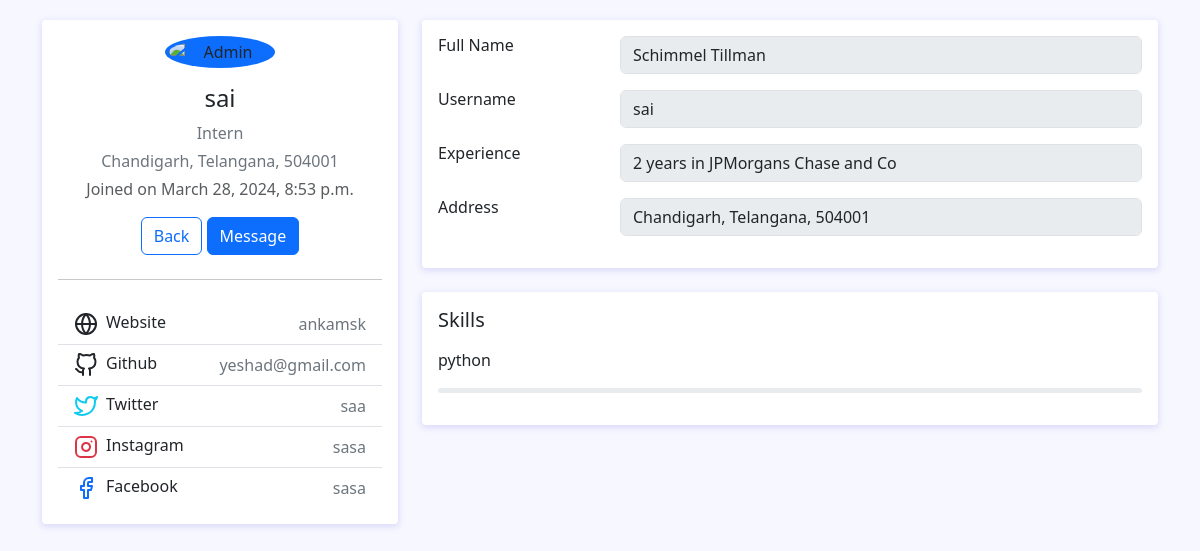
Screenshot of /userprofile/1/ (signed in) with the database file from the repository.
### app/models.py (models this page shows)
class CustomUser(AbstractUser):
    city = models.TextField()
    state = models.TextField()
    zip_code = models.TextField()
    skills = models.CharField(max_length=256, blank=True)  # Comma separated list of skills
    skills_range= models.CharField(max_length=256, blank=True)
    websitelinks = models.CharField(max_length=256, blank=True)
    role = models.CharField(max_length=256, default='Fresher')
    experience=models.CharField(max_length=256, blank=True)

### app/views.py (the view)
# urls.py: path('userprofile/<str:pk>/',viewProfile,name='viewProfile'),
def viewProfile(request,pk):
    profile=CustomUser.objects.get(id=pk)
    skills=profile.skills
    skills_range=request.user.skills_range.split(',')
    skills=skills.split(',')
    skills=list(zip(skills,skills_range))
    print(skills)
    links=profile.websitelinks.split(',')
    return render(request,'userprofile.html',{'profile':profile,'skills':skills,'ownweb':links[0],'second':links[1],'third':links[2],'forth':links[3],'fifth':links[4]})

### templates/userprofile.html (shortened to what this page needs)
<!DOCTYPE html>
<html lang="en">
<head>
    <link href="https://cdn.jsdelivr.net/npm/bootstrap@5.3.3/dist/css/bootstrap.min.css" rel="stylesheet">
</head>
<body>
<div class="container">
		<div class="main-body">
			<div class="row">
				<div class="col-lg-4">
					<div class="card">
						<div class="card-body">
							<div class="d-flex flex-column align-items-center text-center">
								<img src="https://bootdey.com/img/Content/avatar/avatar6.png" alt="Admin" class="rounded-circle p-1 bg-primary" width="110">
								<div class="mt-3">
									<h4>{{ profile.username }}</h4>
									<p class="text-secondary mb-1">{{ profile.role }}</p>
									<p class="text-secondary  mb-1">{{ profile.city }}, {{ profile.state }}, {{ profile.zip_code }}</p>
                                    <p class="text-muted font-size-sm"> Joined on {{ profile.date_joined }}</p>
									<a role="button" href="/" class="btn btn-outline-primary">Back</a>
                                    {% if profile == request.user %}
									<button role="button" href="{% url 'sendrequest' profile.id %}"  title="Can't Message Yourself" disabled class="btn btn-primary">Message</button>
                                    {% else %}
                                    <a role="button" href="{% url 'sendrequest' profile.id %}" class="btn btn-primary">Message</a>
                                    {% endif %}
                                </div>
							</div>
							<hr class="my-4">
							<ul class="list-group list-group-flush">
								<li class="list-group-item d-flex justify-content-between align-items-center flex-wrap">
									<h6 class="mb-0">Website</h6>
									<span class="text-secondary">{{ ownweb }}</span>
								</li>
								<li class="list-group-item d-flex justify-content-between align-items-center flex-wrap">
									<h6 class="mb-0">Github</h6>
									<span class="text-secondary">{{ second }}</span>
								</li>
								<li class="list-group-item d-flex justify-content-between align-items-center flex-wrap">
									<h6 class="mb-0">Twitter</h6>
									<span class="text-secondary">{{ third }}</span>
								</li>
								<li class="list-group-item d-flex justify-content-between align-items-center flex-wrap">
									<h6 class="mb-0">Instagram</h6>
									<span class="text-secondary">{{ forth }}</span>
								</li>
								<li class="list-group-item d-flex justify-content-between align-items-center flex-wrap">
									<h6 class="mb-0">Facebook</h6>
									<span class="text-secondary">{{ fifth }}</span>
								</li>
							</ul>
						</div>
					</div>
				</div>
				<div class="col-lg-8">
					<div class="card">
						<div class="card-body">
							<div class="row mb-3">
								<div class="col-sm-3">
									<h6 class="mb-0">Full Name</h6>
								</div>
								<div class="col-sm-9 text-secondary">
									<input type="text" class="form-control" value="{{profile.last_name }} {{ profile.first_name}} "  disabled />
								</div>
							</div>
							<div class="row mb-3">
								<div class="col-sm-3">
									<h6 class="mb-0">Username</h6>
								</div>
								<div class="col-sm-9 text-secondary">
									<input type="text" class="form-control" value="{{profile.username}}" disabled>
								</div>
							</div>
							<div class="row mb-3">
								<div class="col-sm-3">
									<h6 class="mb-0">Experience</h6>
								</div>
								<div class="col-sm-9 text-secondary">
									<input type="text" class="form-control" value="{{ profile.experience }}" disabled>
								</div>
							</div>
							<div class="row mb-3">
								<div class="col-sm-3">
									<h6 class="mb-0">Address</h6>
								</div>
								<div class="col-sm-9 text-secondary">
									<input type="text" class="form-control" value="{{ profile.city }}, {{ profile.state }}, {{ profile.zip_code }}" disabled>
								</div>
							</div>
						</div>
					</div>
					<div class="row">
						<div class="col-sm-12">
							<div class="card">
								<div class="card-body">
									<h5 class="d-flex align-items-center mb-3">Skills</h5>
                                    {% for i,j in  skills %}
									<p>{{ i }}</p>
									<div class="progress mb-3" style="height: 5px">
									</div>
                                    {% endfor %}
								</div>
							</div>
						</div>
					</div>
				</div>
			</div>
		</div>
	</div>
</body>
</html>

### templates/userprofile.html (style rules this page uses)
body { background: #f7f7ff; margin-top:20px; }
.card { position: relative; display: flex; flex-direction: column; min-width: 0; word-wrap: break-word; background-color: #fff; background-clip: border-box; border: 0 solid transparent; border-radius: .25rem; margin-bottom: 1.5rem; box-shadow: 0 2px 6px 0 rgb(218 218 253 / 65%), 0 2px 6px 0 rgb(206 206 238 / 54%); }
.me-2 { margin-right: .5rem!important; }

### rows the page displays
CustomUser: username "sai", role "Intern", city "Chandigarh", state "Telangana", zip_code "504001", date_joined "March 28, 2024, 8:53 p.m.", last_name "Schimmel Tillman", experience "2 years in JPMorgans Chase and Co", city "Chandigarh, Telangana, 504001"

### other values shown
{{ ownweb }} "ankamsk"
{{ second }} "yeshad@gmail.com"
{{ third }} "saa"
{{ forth }} "sasa"
{{ fifth }} "sasa"
{{ i }} "python"
